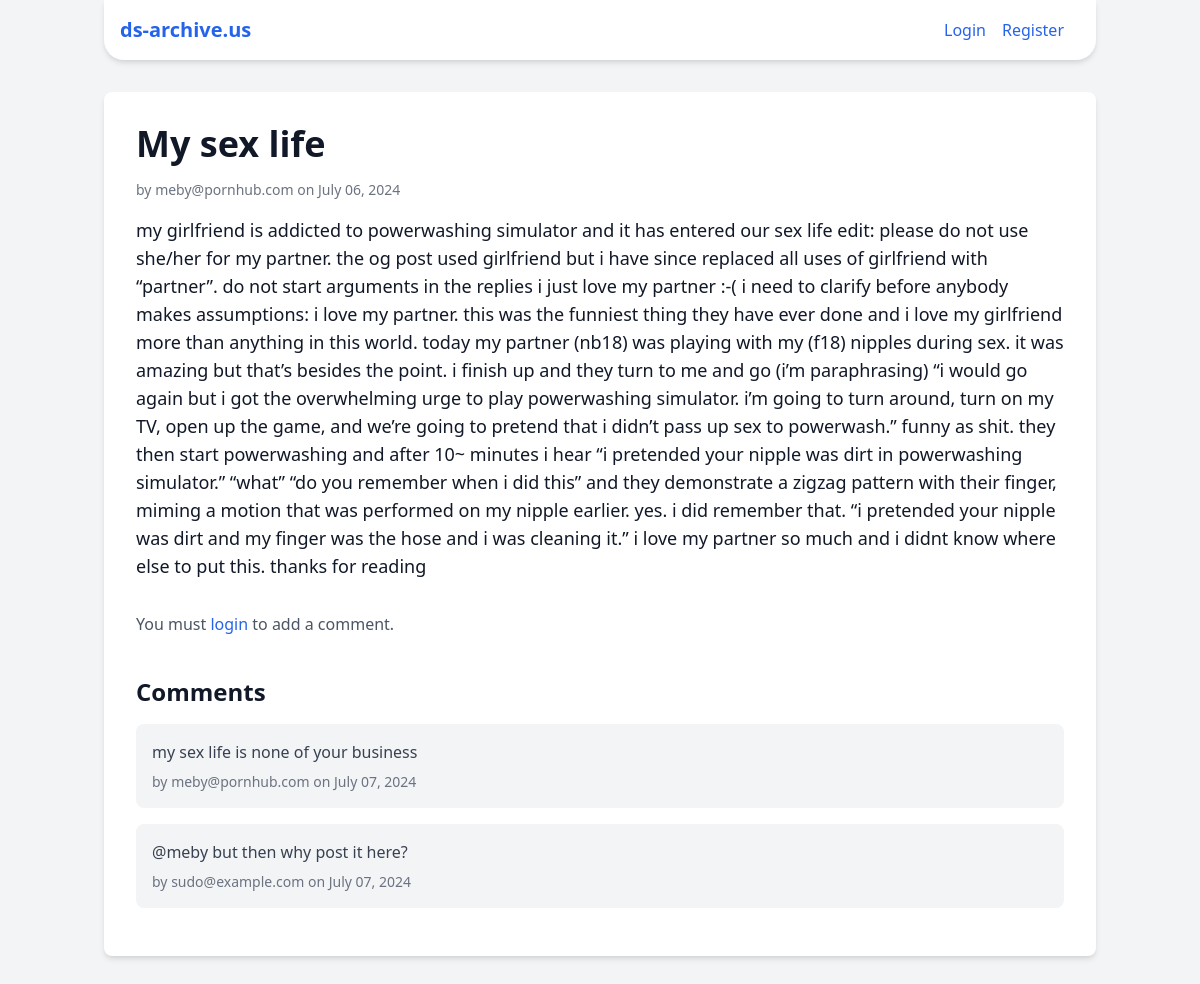
Page /api/posts/14 on the committed database.
### app/db.py (models this page shows)
class BlogPost(Base):
    __tablename__ = 'blog_posts'
    id = Column(Integer, primary_key=True)
    title = Column(String(100), nullable=False)
    content = Column(String(1000), nullable=False)
    author = Column(String(50), nullable=False)
    created_at = Column(DateTime, default=datetime.utcnow)

class Comment(Base):
    __tablename__ = 'comments'
    id = Column(Integer, primary_key=True)
    content = Column(String(500), nullable=False)
    author = Column(String(50), nullable=False)
    created_at = Column(DateTime, default=datetime.utcnow)
    post_id = Column(Integer, ForeignKey('blog_posts.id'))
    post = relationship("BlogPost", back_populates="comments")

### app/routes.py (the view)
@api.route("/posts/<int:post_id>", methods=['GET'])
def get_post(post_id):
    if request.method=='GET':
        current_user = session.get('user_email')
        post = db.get_post(post_id)
        return render_template('post.html', post=post, user=current_user)

### app/db.py (called while the page is built)
    def get_post(self, post_id):
        return self.session.query(BlogPost).filter(BlogPost.id == post_id).one_or_none()

### app/templates/post.html (shortened to what this page needs)
<!DOCTYPE html>
<html lang="en">
<head>
    <link href="https://cdn.jsdelivr.net/npm/tailwindcss@2.2.19/dist/tailwind.min.css" rel="stylesheet">
</head>
<body class="bg-gray-100 text-gray-900">
    <div class="container mx-auto px-4">
        <header class="bg-white shadow-md mb-8 header">
            <div class="flex items-center justify-between py-4 ml-4 mr-4">
                <h1 class="text-xl font-bold text-blue-600">ds-archive.us</h1>
                <ul class="flex gap-4">
                    {% if user %}
                        <li class="text-gray-600">Welcome, {{ user.split('@')[0] }}</li>
                        <li>
                            <form action="{{ url_for('api.logout') }}" method="POST">
                                <button type="submit" class="text-blue-600 hover:underline">Logout</button>
                            </form>
                        </li>
                    {% else %}
                        <li><a href="{{ url_for('api.login') }}" class="text-blue-600 hover:underline">Login</a></li>
                        <li><a href="{{ url_for('api.register') }}" class="text-blue-600 hover:underline">Register</a></li>
                    {% endif %}
                </ul>
            </div>
        </header>
        <div class="bg-white p-8 rounded-lg shadow-md mb-8">
            <h1 class="text-4xl font-bold mb-4">{{ post.title }}</h1>
            <p class="text-sm text-gray-500 mb-4">by {{ post.author }} on {{ post.created_at.strftime('%B %d, %Y') }}</p>
            <div class="text-lg mb-8">
                {{ post.content }}
            </div>
            {% if user %}
                <div class="bg-gray-100 p-4 rounded-lg">
                    <h2 class="text-2xl font-bold mb-4">Add a Comment</h2>
                    <form action="{{ url_for('api.add_comment', post_id=post.id) }}" method="POST">
                        <div class="mb-4">
                            <label for="content" class="block text-gray-700"></label>
                            <textarea id="content" name="content" rows="4" class="w-full p-2 border border-gray-300 rounded-lg focus:outline-none focus:ring-2 focus:ring-blue-500" required></textarea>
                        </div>
                        <div>
                            <button type="submit" class="px-4 py-2 bg-blue-500 text-white rounded-lg hover:bg-blue-600">Submit</button>
                        </div>
                    </form>
                </div>
            {% else %}
                <p class="text-gray-600">You must <a href="{{ url_for('api.login') }}" class="text-blue-600 hover:underline">login</a> to add a comment.</p>
            {% endif %}
            <div class="mt-10">
                <h2 class="text-2xl font-bold mb-4">Comments</h2>
                {% for comment in post.comments %}
                    <div class="bg-gray-100 p-4 rounded-lg mb-4">
                        <p class="text-gray-700">{{ comment.content }}</p>
                        <div class="text-gray-500 text-sm mt-2">by {{ comment.author }} on {{ comment.created_at.strftime('%B %d, %Y') }}</div>
                    </div>
                {% endfor %}
            </div>
        </div>
    </div>
</body>
</html>

### app/templates/post.html (style rules this page uses)
.header { border-bottom-left-radius: 20px; border-bottom-right-radius: 20px; }

### rows in the picture
BlogPost: title "My sex life", author "meby@pornhub.com", created_at "July 06, 2024", content "my girlfriend is addicted to powerwashing simulator and it has entered our sex life edit: please do not use she/her for my partner. the og post used girlfriend but i have since replaced all uses of girlfriend with “partner”. do not start arguments in the replies i just love my partner :-( i need to clarify before anybody makes assumptions: i love my partner. this was the funniest thing they have ever done and i love my girlfriend more than anything in this world. today my partner (nb18) was playing with my (f18) nipples during sex. it was amazing but that’s besides the point. i finish up and they turn to me and go (i’m paraphrasing) “i would go again but i got the overwhelming urge to play…"
Comment: content "my sex life is none of your business", author "meby@pornhub.com", created_at "July 07, 2024"
Comment: content "@meby but then why post it here?", author "sudo@example.com", created_at "July 07, 2024"
